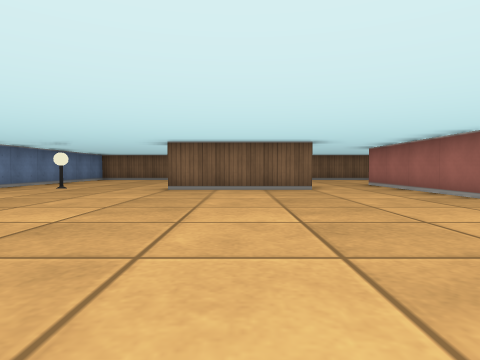
view 1 (above)

18 first-person views from a walk through a cub3D maze. The camera is about half as high as the walls, tilts 2° down and sees 75° across. The floor is counted in squares. Each view is taken from the middle of a square. On the plan, view 1 faces up. The plan holds only what a view shows up to about 9 squares ahead; the rest is blank.

view 2
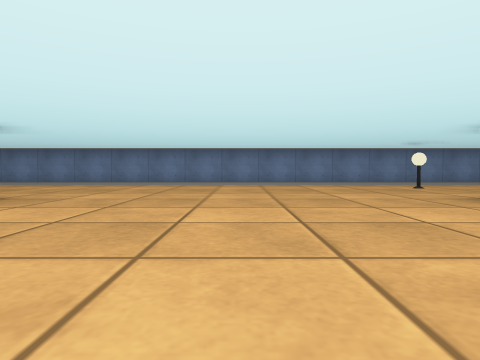

view 3
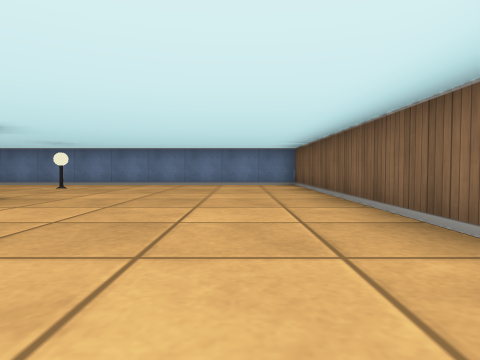

view 4
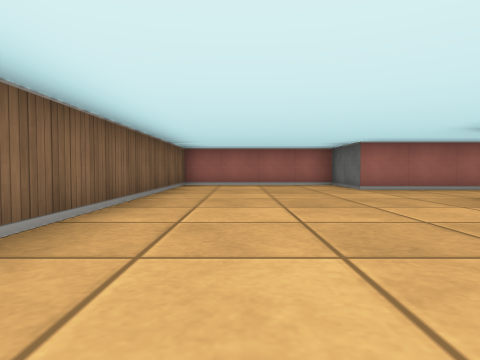

view 5
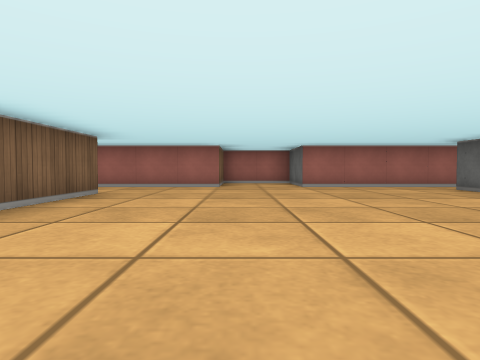

view 6
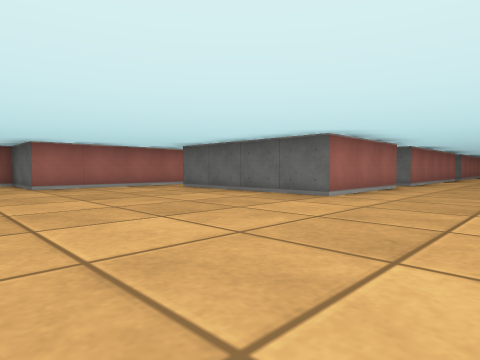

view 7
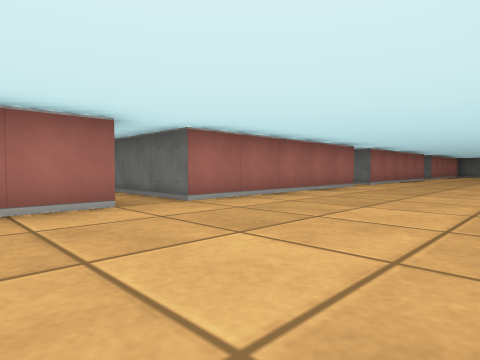

view 8
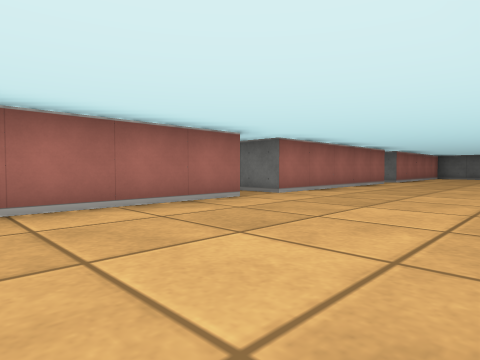

view 9
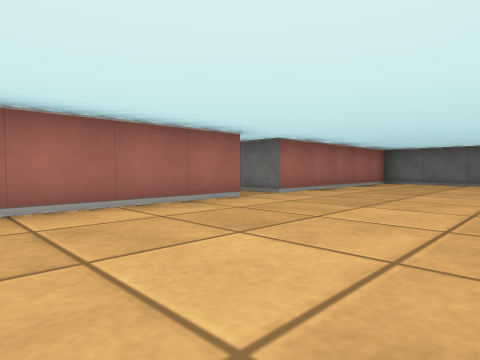

view 10
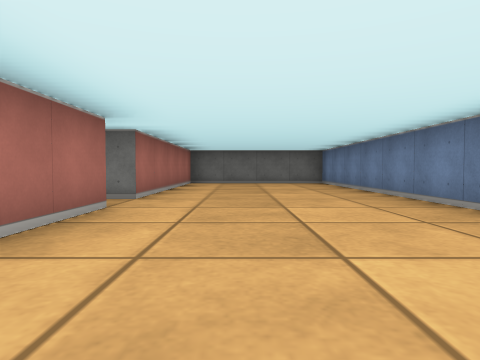

view 11
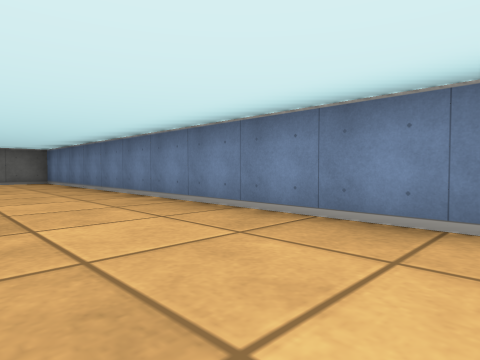

view 12
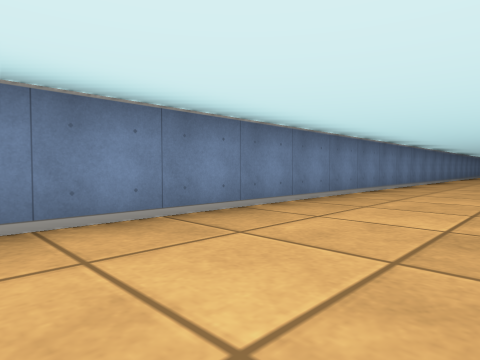

view 13
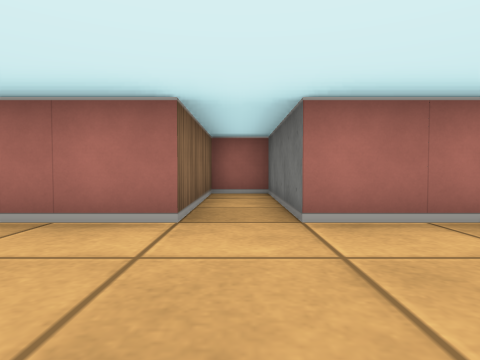

view 14
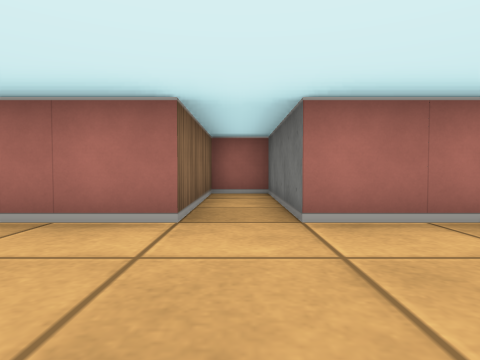

view 15
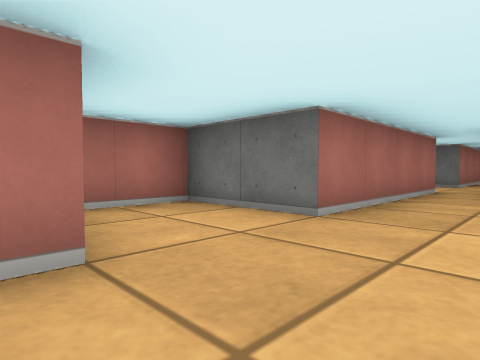

view 16
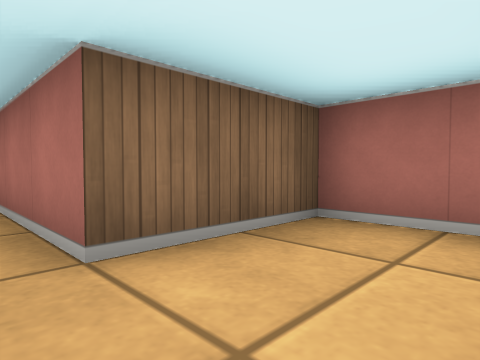

view 17
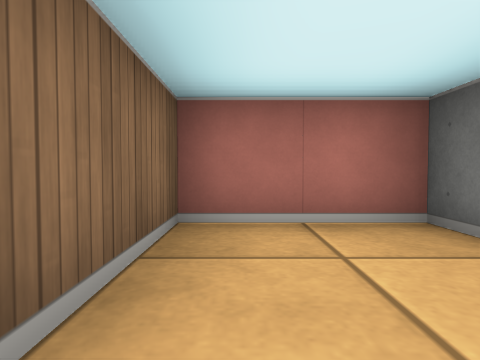

view 18
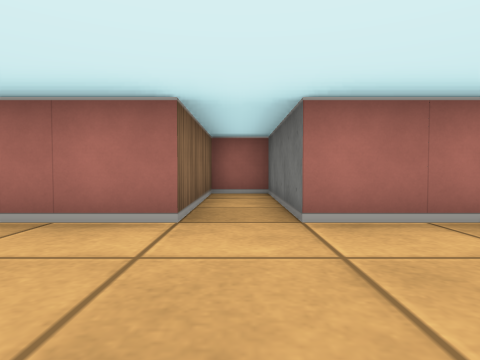

### Floor plan
Ten units are one square. View 1 is at (0, 0); x grows to the right and y downward. Boxes are objects, and circles mark ways between rooms. Rooms are numbered by the first view taken in them; rooms with no view inside come last. Other rooms are left out.
<svg viewBox="-60 -130 120 350">
<path fill="none" stroke="#000" d="M35 5 35 -25 55 -25 55 -39M16 -65 -15 -65M49 -45 35 -45 35 -85 55 -85 55 -125 -55 -125 -55 98M-55 112 -55 212M-15 212 -15 165 15 165 15 155 -15 155 -15 105 15 105 15 95 -15 95 -15 45 15 45 15 35 -15 35 -15 5 25 5M-52 215 -18 215M35 62 35 35 55 35 55 15 35 15 35 5"/>
<rect x="-45" y="-75" width="10" height="10" fill="#bbb"><title>lamp</title></rect>
<circle cx="30" cy="10" r="3" fill="#2a7"/>
<text x="-20" y="10">1</text>
<text x="40" y="30">2</text>
</svg>
Room 1 opens to room 2.

Where each view was taken, in squares from view 1:
view 1: 0 up, 0 right, facing up
view 2: 3 up, 3 right, facing left
view 3: 11 up, 3 right, facing left
view 4: 11 up, 3 left, facing right
view 5: 4 up, 4 left, facing right
view 6: 4 up, 4 left, facing down-right
view 7: 2 down, 5 left, facing down-right
view 8: 6 down, 5 left, facing down-right
view 9: 12 down, 5 left, facing down-right
view 10: 12 down, 3 left, facing down
view 11: 11 down, 3 left, facing down-left
view 12: 10 down, 3 left, facing up-left
view 13: 10 down, 4 left, facing right
view 14: 16 down, 4 left, facing right
view 15: 5 up, 2 right, facing down-right
view 16: 3 down, 3 right, facing up-right
view 17: 2 down, 3 right, facing right
view 18: 4 down, 4 left, facing right
